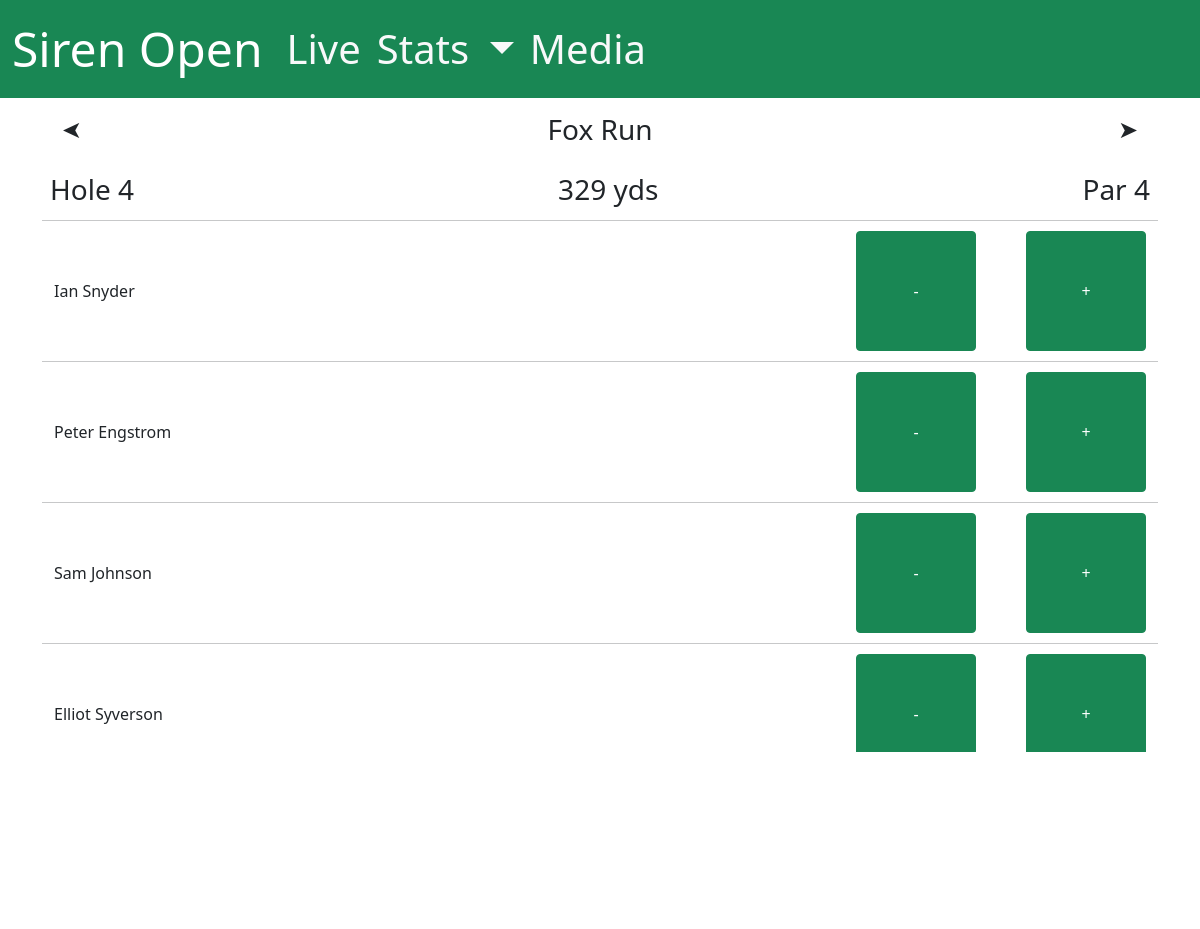
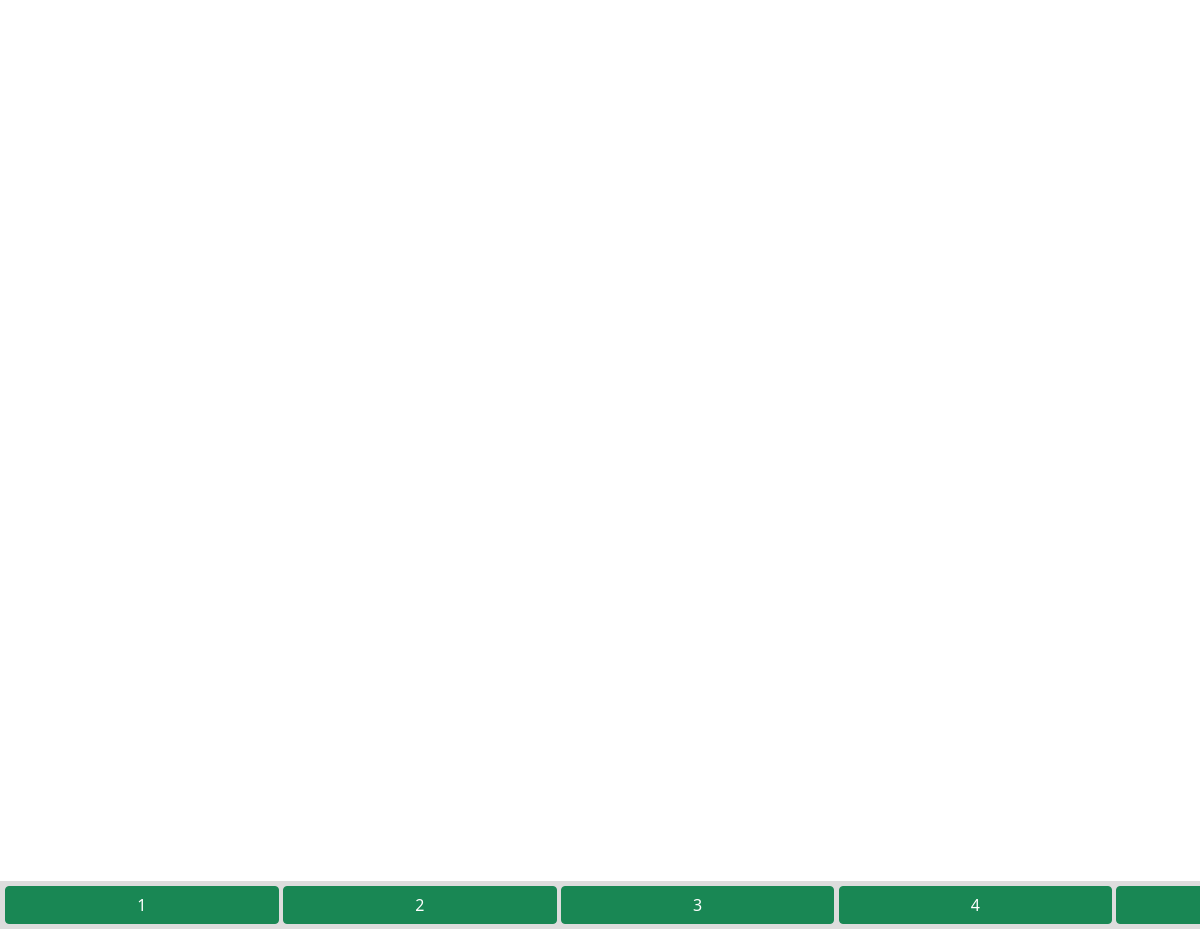
/live/Fox Run/4, run on an earlier commit of the app's database (2 pictures, top to bottom).
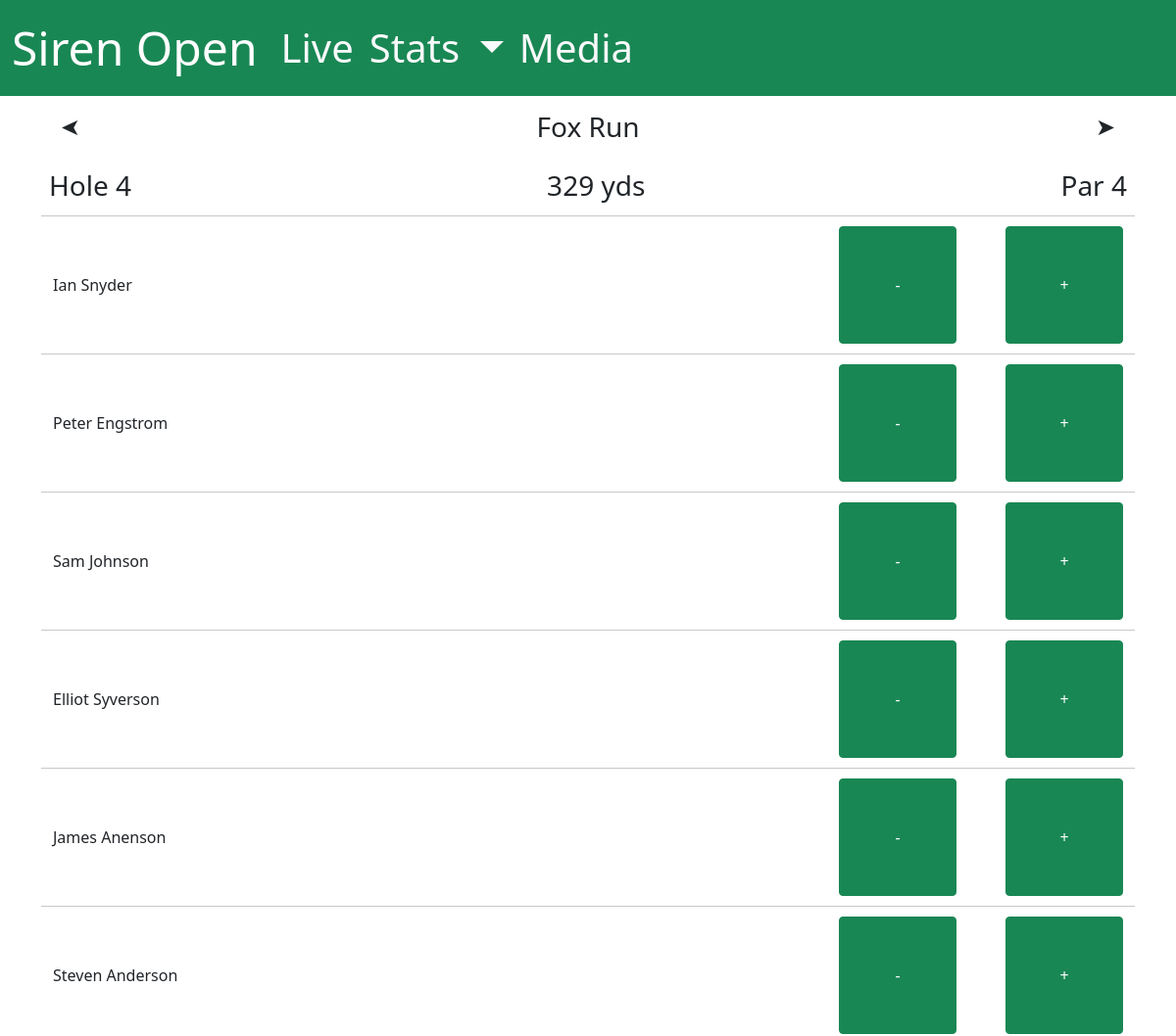
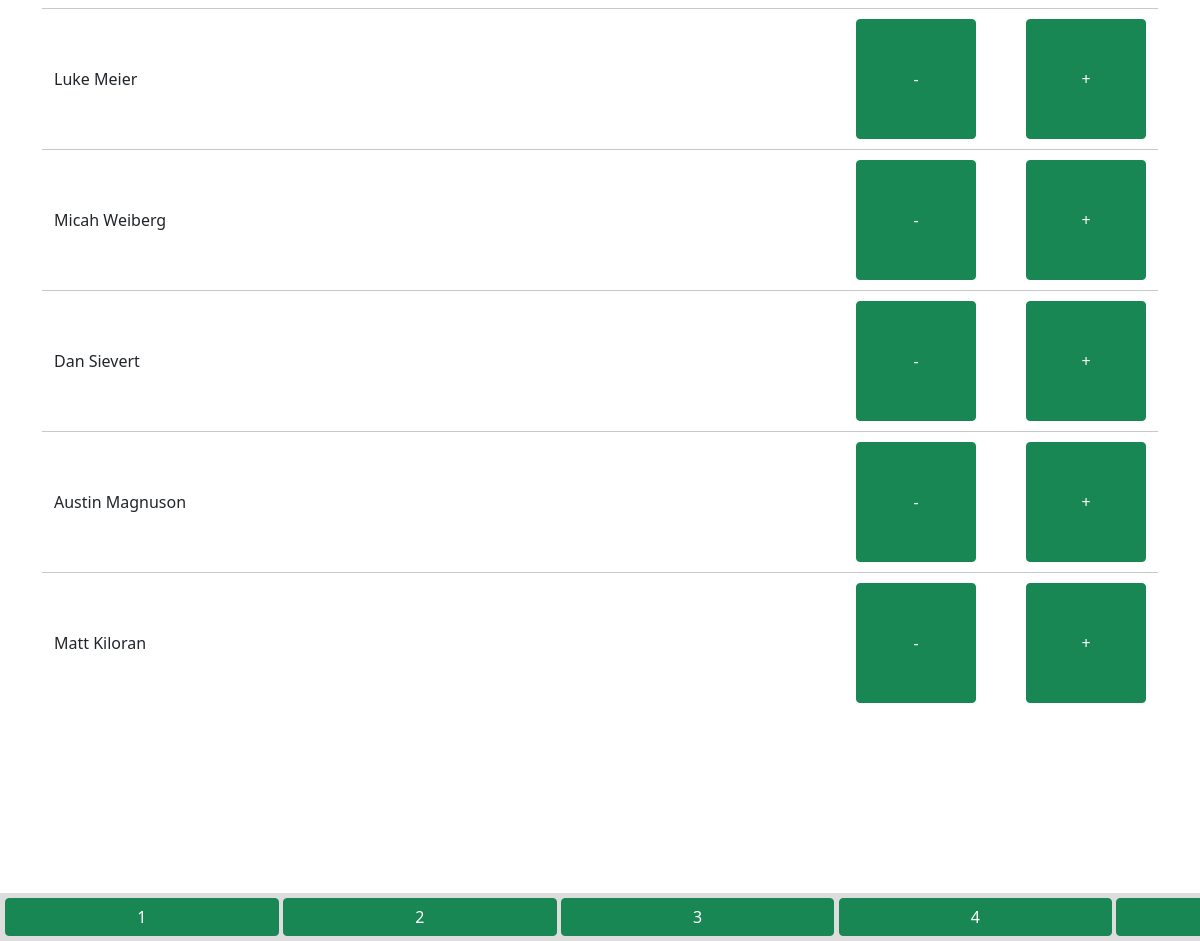
And on a later commit of the database (2 pictures, top to bottom).
### app/models.py (models this page shows, shortened)
class HoleScore(db.Model):
    __tablename__ = 'hole_score'
    __table_args__ = (
        db.PrimaryKeyConstraint('round_id', 'hole_id'),
    )
    round_id = mapped_column(Integer, ForeignKey('round.id'), primary_key=True)
    hole_id = mapped_column(Integer, ForeignKey('hole.id'), primary_key=True)
    score = mapped_column(Integer)

class Golfer(db.Model):
    __tablename__ = 'golfer'  # Explicitly set the table name
    id = mapped_column(Integer, primary_key=True)
    name = mapped_column(String(255), nullable=False)
    rounds = relationship("Round", backref="golfer")  # Relationship to Round

### app/routes/live.py (the view)
@app.route('/live/<course>/<hole>')
def live_detail(course: str = 'Fox Run', hole: int = 1):
    return render_live_detail(course=course, hole=hole)

### app/handlers/live.py (called while the page is built)
def render_live_detail(course: str, hole: int):
    all_courses = sorted([c.name for c in db.session.query(Course).all()])
    hole_scores = (
        db.session.query(HoleScore)
        .join(Hole)
        .join(Round)
        .join(Layout)
        .join(Course)
        .join(Tournament)
    ).filter(
        (Course.name == course) &
        (Tournament.year == CURRENT_YEAR) &
        (Hole.number == int(hole))
    ).all()
    num_holes = len(hole_scores[0].round.layout.holes)
    hole = hole_scores[0].hole
    return render_template(
        'live/live_detail.html',
        all_courses=all_courses,
        course=course,
        num_holes=num_holes,
        hole=hole,
        hole_scores=hole_scores
    )

### app/templates/live/live_detail.html (shortened to what this page needs)
{% extends "base.html" %}
{% block content %}
<link rel="stylesheet" href="{{ url_for('static', filename='css/live.css') }}">
<div id="live-detail-content" class="scrollable-content">
  {% include "live/live_course_selection.html" %}
  <div class="m-2 d-flex justify-content-between">
    <span class="fs-3">Hole {{hole.number}}</span>
    {% if hole.distance %}
    {% if course == 'Fox Run' %}
    <span class="fs-3">{{hole.distance}} yds</span>
    {% else %}
    <span class="fs-3">{{hole.distance}} ft</span>
    {% endif %}
    {% endif %}
    <span class="fs-3">Par {{hole.par}}</span>
  </div>
  <div id="detail-scroll-bar" style="padding-bottom: 17%;">
    {% for hs in hole_scores %}
    <hr style="margin-top: 10px; margin-bottom: 10px">
    <div class="container">
      <div class="d-flex justify-content-between align-items-center">
        <span>{{ hs.round.golfer.name }}</span>
        <div class="d-flex align-items-center">
          <form action="/update_score" method="post">
            <button type="submit" class="btn btn-success square-button">-</button>
          </form>
          <form action="/update_score" method="post">
            <button type="submit" class="btn btn-success square-button">+</button>
          </form>
        </div>
      </div>
    </div>
    {% endfor %}
  </div>
</div>
{% include "live/live_hole_selection.html" %}
{% endblock %}

What changed in the data, as far as the page shows it:
now on this page (row edited): HoleScore: round.golfer.name "James Anenson"
now on this page (row edited): HoleScore: round.golfer.name "Steven Anderson"
now on this page (row edited): HoleScore: round.golfer.name "Luke Meier"
now on this page (row edited): HoleScore: round.golfer.name "Micah Weiberg"
now on this page (row edited): HoleScore: round.golfer.name "Dan Sievert"
now on this page (row edited): HoleScore: round.golfer.name "Austin Magnuson"
now on this page (row edited): HoleScore: round.golfer.name "Matt Kiloran"
